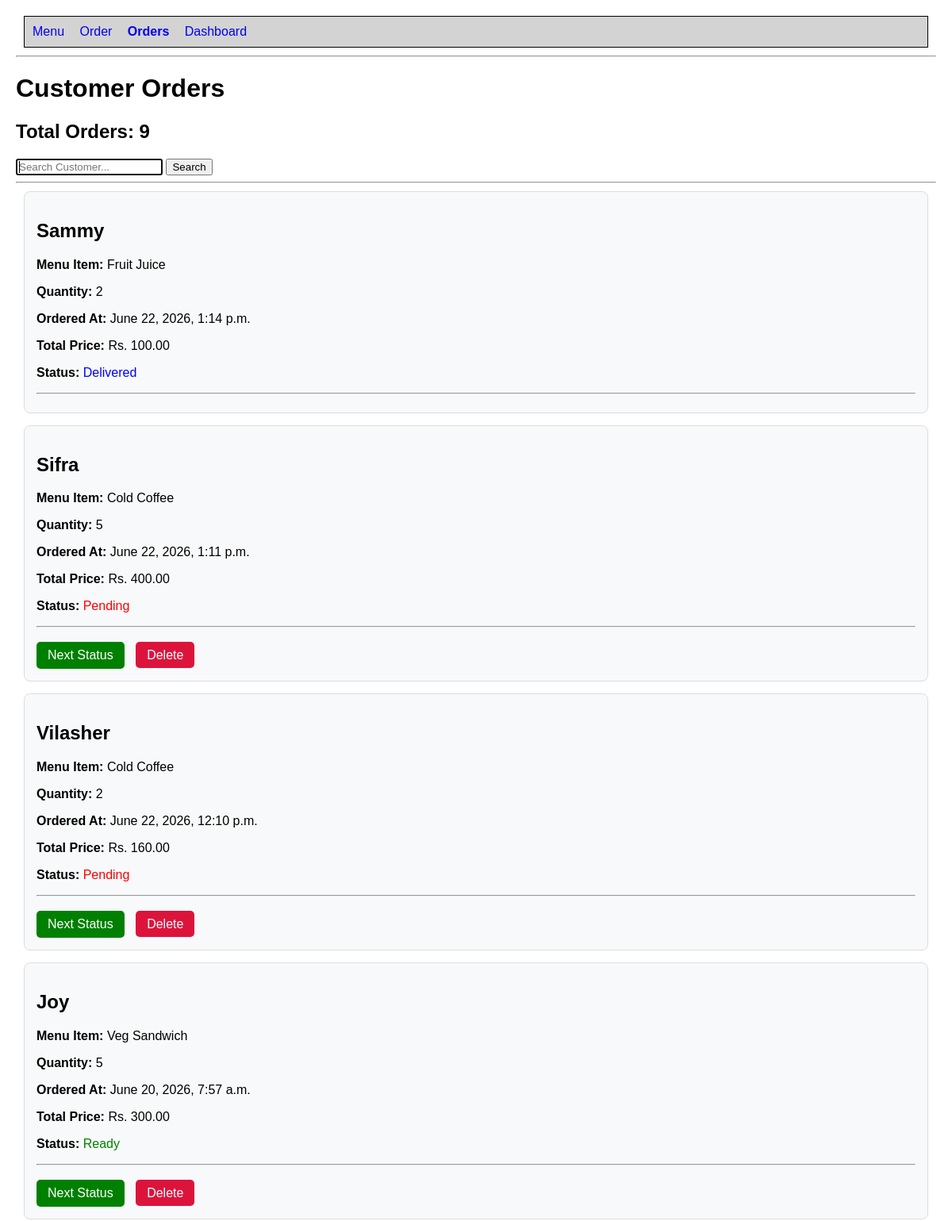
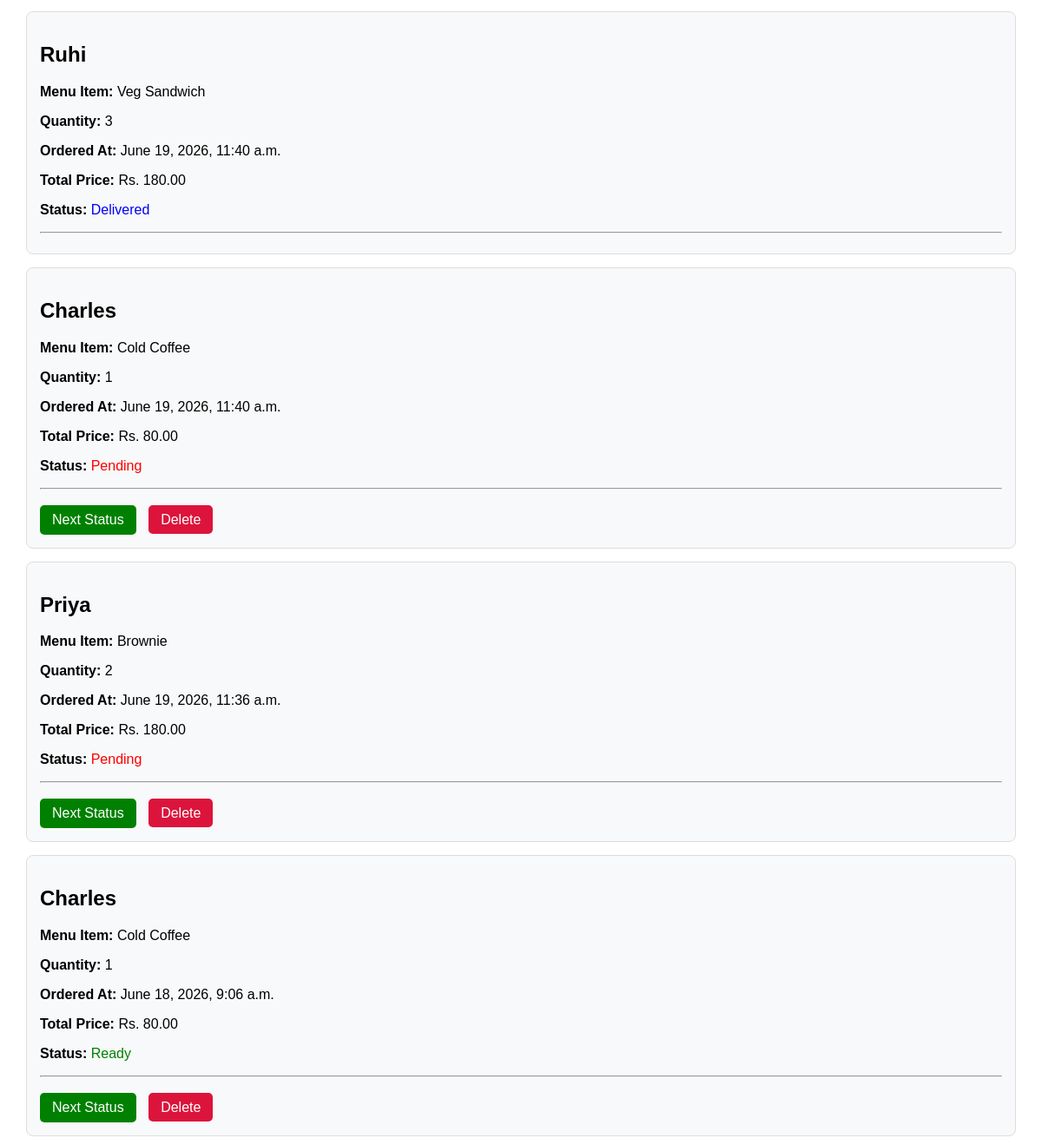
/orders/ (upper part), run on an earlier commit of the app's database (2 pictures, top to bottom).
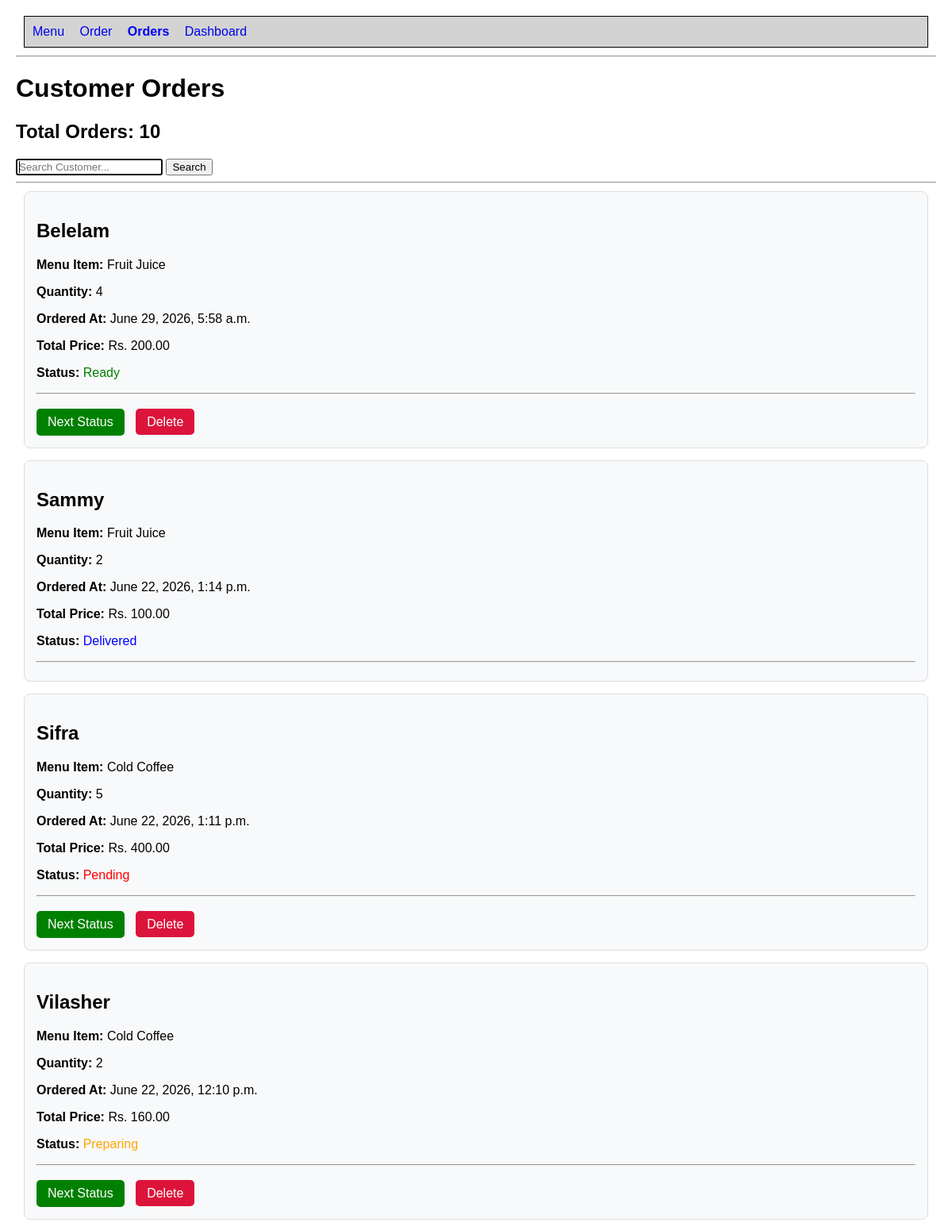
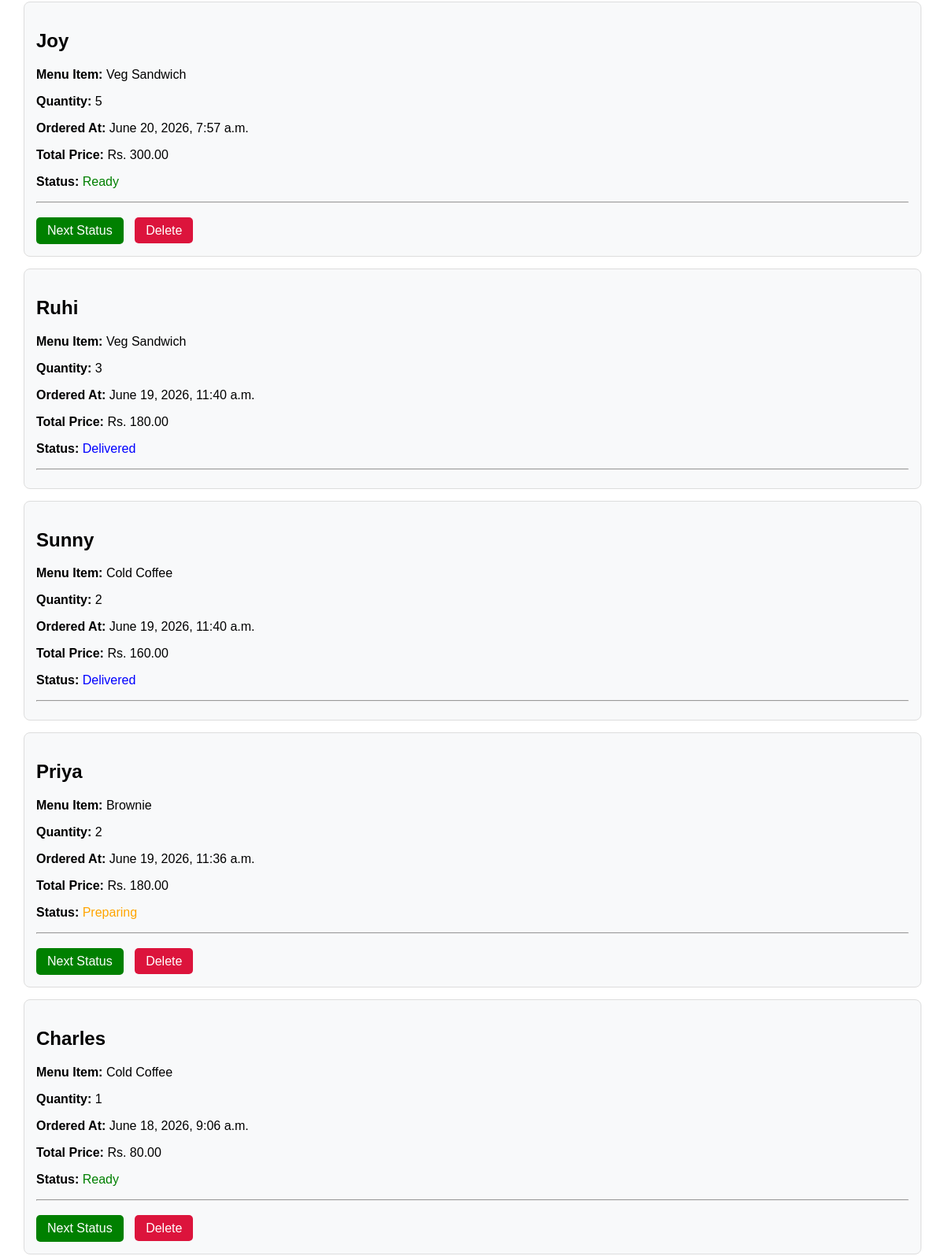
And on a later commit of the database (2 pictures, top to bottom).
### cafe/models.py (models this page shows, shortened)
class Order(models.Model):
    customer_name = models.CharField(max_length=100)
    menu_item = models.ForeignKey(MenuItem, on_delete=models.CASCADE)
    quantity = models.PositiveIntegerField(default=1)
    STATUS_CHOICES = [
        ('Pending', 'Pending'),
        ('Preparing', 'Preparing'),
        ('Ready', 'Ready'),
        ('Delivered', 'Delivered'),
    ]
    status = models.CharField(
        max_length=20,
        choices=STATUS_CHOICES,
        default='Pending'
    )
    created_at = models.DateTimeField(auto_now_add=True)
    def total_price(self):
        return self.menu_item.price * self.quantity

class MenuItem(models.Model):
    name = models.CharField(max_length=100)
    description = models.TextField()
    price = models.DecimalField(max_digits=8, decimal_places=2)
    available = models.BooleanField(default=True)
    category = models.ForeignKey(
        Category,
        on_delete = models.CASCADE,
        null = True,
        blank = True
    )
    def __str__(self):
        return self.name

### cafe/views.py (the view)
# urls.py: path('orders/', views.order_list, name ='orders'),
def order_list(request) :
    orders = Order.objects.order_by('created_at')
    orders = Order.objects.all()
    search_query = request.GET.get('search')
    orders = Order.objects.all().order_by('-id')
    if search_query:
        orders = orders.filter(customer_name__icontains=search_query)
    status = request.GET.get('status')
    if status:
        orders = orders.filter(status=status)
    return render(
        request,
        'cafe/order_list.html',
        {'orders' : orders}
    )

### cafe/templates/cafe/order_list.html
{% extends 'cafe/base.html' %}
{% block content %}
<h1>Customer Orders</h1>
    <h2>Total Orders: {{ orders|length }}</h2>
    <form method="GET">
        <input type="text" name="search" placeholder="Search Customer..." value="{{ search_query }}" autofocus>
        <button type="submit">Search</button>
    </form>
    <hr>
    {% if orders %}
        {% for order in orders %}
            <div class="order-card">
                <h2>{{ order.customer_name }}</h2>
                <p><strong>Menu Item:</strong> {{ order.menu_item }}</p>
                <p><strong>Quantity:</strong> {{ order.quantity }}</p>
                <p><strong>Ordered At:</strong> {{ order.created_at }}</p>
                <p><strong>Total Price:</strong> Rs. {{ order.total_price }}</p>
                <p><strong>Status:</strong>
                    {% if order.status == "Pending" %}
                        <span style="color:red;">Pending</span>
                    {% elif order.status == "Preparing" %}
                        <span style="color:orange;">Preparing</span>
                    {% elif order.status == "Ready" %}
                        <span style="color:green;">Ready</span>
                    {% else %}
                        <span style="color:blue;">Delivered</span>
                    {% endif %}
                </p>
                <hr>
                {% if order.status != "Delivered" %}
                    <a href="{% url 'next_status' order.id %}" class="btn-next"
                        onclick="return confirm('Are you sure you want to update the order status?');">
                        Next Status
                    </a>
                    <a href="{% url 'delete_order' order.id %}" class="btn-delete"
                        onclick="return confirm('Are you sure you want to delete this order?');">
                        Delete
                    </a>
                {% endif %}
            </div>
        {% endfor %}
    {% else %}
         <h3>No orders found!</h3>
    {% endif %}
{% endblock %}

### cafe/templates/cafe/base.html (shortened to what this page needs)
<!DOCTYPE html>
<html>
<head>
</head>
<body>
    <div class="navbar">
        <a href="/menu/" {% if request.path == "/menu/" %}style="font-weight:bold;"{% endif %}>Menu</a>
        <a href="/order/" {% if request.path == "/order/" %}style="font-weight:bold;"{% endif %}>Order</a>
        <a href="/orders/" {% if request.path == "/orders/" %}style="font-weight:bold;"{% endif %}>Orders</a>
        <a href="/dashboard/" {% if request.path == "/dashboard/" %}style="font-weight:bold;"{% endif %}>Dashboard</a>
    </div>
    <hr>
    {% block content %}
    {% endblock %}
</body>
</html>

### cafe/templates/cafe/base.html (style rules this page uses)
body { font-family: Arial, sans-serif; margin:20px; }
.navbar { padding:10px; background-color:lightgray; }
.navbar a { margin-right:15px; text-decoration:none; }
div { border:1px solid black; padding:15px; margin:10px; }
.btn-next { background-color: green; color: white; padding: 8px 14px; text-decoration: none; border-radius: 5px; display: inline-block; margin-top: 10px; }
.btn-delete { background-color: crimson; color: white; padding: 8px 14px; border-radius: 5px; text-decoration: none; margin-left: 10px; }
.order-card { border: 1px solid #ddd; border-radius: 8px; padding: 15px; margin-bottom: 15px; background-color: #f8f9fa; }

What changed in the data, as far as the page shows it:
added Order: customer_name "Belelam", menu_item "Fruit Juice", quantity "4", created_at "June 29, 2026, 5:58 a.m.", total_price "200.00", status "Ready"
changed Order "Vilasher": status "Pending" → "Preparing"
changed Order: customer_name "Charles" → "Sunny"; quantity "1" → "2"; total_price "80.00" → "160.00"; status "Pending Next Status Delete" → "Delivered"
changed Order "Priya": status "Pending" → "Preparing"
Also different on the page:
{{ orders|length }}: "9" → "10"
